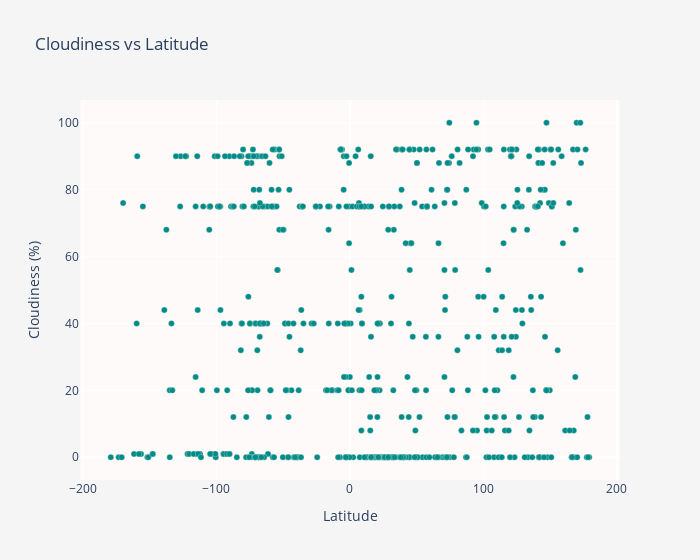

Here is the notebook cell this chart was saved with:
### Code cell
fig3 = go.Figure(
    data=go.Scatter(x=cities_df['Lat'],
                    y=cities_df['Cloudiness'],
                    mode='markers',
                    marker=dict(
                        color='darkcyan',
                        line=dict(
                            color='cornsilk',
                            width=0.3
                        )
                    )
    ),
    layout=go.Layout(
        title='Cloudiness vs Latitude',
        xaxis_title='Latitude',
        yaxis_title='Cloudiness (%)',
        paper_bgcolor='whitesmoke',
        plot_bgcolor='snow',
        width=700

    ))

fig3.show()

### Figure 1 — Plotly figure (JSON) as saved in the notebook; plotly's stock layout.template omitted (floating-point values rounded to 4 significant figures; data arrays with more than 128 entries replaced by an {"elided": "..."} marker saying what was removed)
{"data": [{"marker": {"color": "darkcyan", "line": {"color": "cornsilk", "width": 0.3}}, "mode": "markers", "type": "scatter", "x": {"elided": "547 float values"}, "y": {"elided": "547 int values"}}], "layout": {"paper_bgcolor": "whitesmoke", "plot_bgcolor": "snow", "title": {"text": "Cloudiness vs Latitude"}, "width": 700, "xaxis": {"title": {"text": "Latitude"}}, "yaxis": {"title": {"text": "Cloudiness (%)"}}}}
